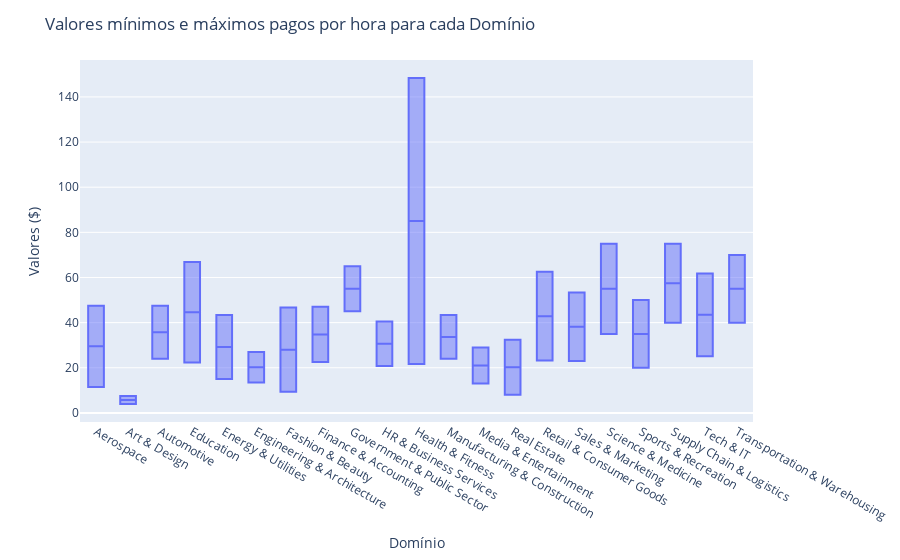

Notebook code cell kept with this figure:
### Code cell
fig = px.box(data_frame=hour_per_domain, x='Domain of Job', y=['min_prices', 'max_prices'])

fig.update_layout(
    title='Valores mínimos e máximos pagos por hora para cada Domínio',
    xaxis_title='Domínio',
    yaxis_title='Valores ($)',
    boxmode='group'  # Para agrupar os box plots lado a lado
)

fig.show()

### Figure 1 — Plotly figure (JSON) as saved in the notebook; plotly's stock layout.template omitted (floating-point values rounded to 4 significant figures)
{"data": [{"alignmentgroup": "True", "hovertemplate": "Domain of Job=%{x}<br>value=%{y}<extra></extra>", "legendgroup": "", "marker": {"color": "#636efa"}, "name": "", "notched": false, "offsetgroup": "", "orientation": "v", "showlegend": false, "type": "box", "x": ["Aerospace", "Art & Design", "Automotive", "Education", "Energy & Utilities", "Engineering & Architecture", "Fashion & Beauty", "Finance & Accounting", "Government & Public Sector", "HR & Business Services", "Health & Fitness", "Manufacturing & Construction", "Media & Entertainment", "Real Estate", "Retail & Consumer Goods", "Sales & Marketing", "Science & Medicine", "Sports & Recreation", "Supply Chain & Logistics", "Tech & IT", "Transportation & Warehousing", "Aerospace", "Art & Design", "Automotive", "Education", "Energy & Utilities", "Engineering & Architecture", "Fashion & Beauty", "Finance & Accounting", "Government & Public Sector", "HR & Business Services", "Health & Fitness", "Manufacturing & Construction", "Media & Entertainment", "Real Estate", "Retail & Consumer Goods", "Sales & Marketing", "Science & Medicine", "Sports & Recreation", "Supply Chain & Logistics", "Tech & IT", "Transportation & Warehousing"], "x0": " ", "xaxis": "x", "y": [11.5, 4, 24, 22.38, 15, 13.5, 9.333, 22.6, 45, 20.75, 21.67, 24, 13, 8, 23.25, 22.95, 35, 20, 40, 25.11, 40, 47.5, 7.5, 47.5, 66.88, 43.33, 27, 46.67, 47, 65, 40.5, 148.3, 43.33, 29, 32.38, 62.5, 53.36, 75, 50, 75, 61.8, 70], "y0": " ", "yaxis": "y"}], "layout": {"boxmode": "group", "legend": {"tracegroupgap": 0}, "margin": {"t": 60}, "title": {"text": "Valores mínimos e máximos pagos por hora para cada Domínio"}, "xaxis": {"anchor": "y", "domain": [0, 1], "title": {"text": "Domínio"}}, "yaxis": {"anchor": "x", "domain": [0, 1], "title": {"text": "Valores ($)"}}}}
